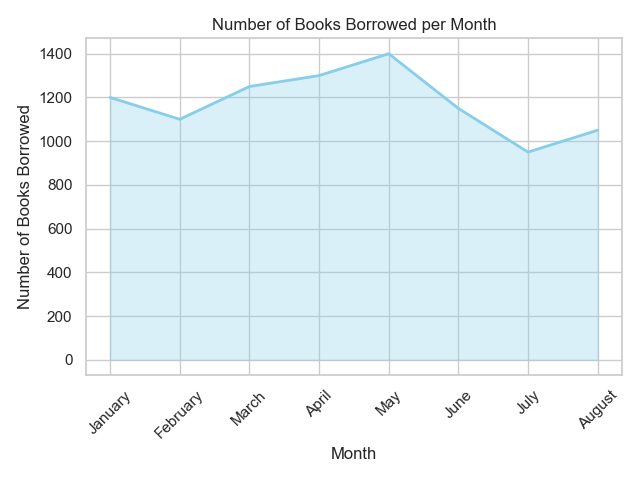

This chart was generated by the following Python code:

import matplotlib.pyplot as plt
import pandas as pd
import seaborn as sns

# Given data
data = [
    {'Month': 'January', 'Number of Books Borrowed': 1200},
    {'Month': 'February', 'Number of Books Borrowed': 1100},
    {'Month': 'March', 'Number of Books Borrowed': 1250},
    {'Month': 'April', 'Number of Books Borrowed': 1300},
    {'Month': 'May', 'Number of Books Borrowed': 1400},
    {'Month': 'June', 'Number of Books Borrowed': 1150},
    {'Month': 'July', 'Number of Books Borrowed': 950},
    {'Month': 'August', 'Number of Books Borrowed': 1050}
]

# Convert the list of dictionaries to a DataFrame
df = pd.DataFrame(data)
# Ensure the Month column is of type category and ordered correctly since it represents time.
df['Month'] = pd.Categorical(df['Month'], 
                             categories=['January', 'February', 'March', 'April', 'May', 'June', 'July', 'August'], 
                             ordered=True)

# Plotting
sns.set_theme(style="whitegrid")  # Set the seaborn theme

# Create the lineplot
fig, ax = plt.subplots()
sns.lineplot(x='Month', y='Number of Books Borrowed', data=df, ax=ax, color="skyblue", lw=2)

# Fill the area under the line
plt.fill_between(df['Month'], df['Number of Books Borrowed'], color="skyblue", alpha=0.3)

# Customize the ticks and labels
ax.set_xticklabels(df['Month'], rotation=45)
ax.set_title("Number of Books Borrowed per Month")
ax.set_ylabel("Number of Books Borrowed")
ax.set_xlabel("Month")

# Show the plot
plt.tight_layout()
plt.show()
